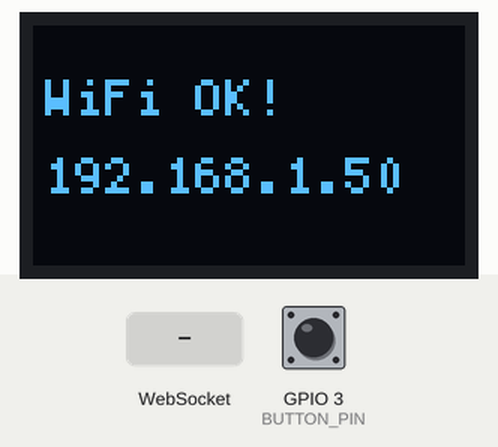
Simulated run of this sketch. Board: ESP32. Parts: 72×40 one-colour display. The inputs (shaded band) are chosen by the test bench; at power-on: GPIO 3 (BUTTON_PIN) HIGH. WiFi joins after 1.5 s; servers stay silent unless stated; what the sketch prints to the serial monitor is not drawn.

Above: at 2.1 s.
4.3 s: GPIO 3 (BUTTON_PIN) pulled LOW for 0.15 s
At 5.2 s:
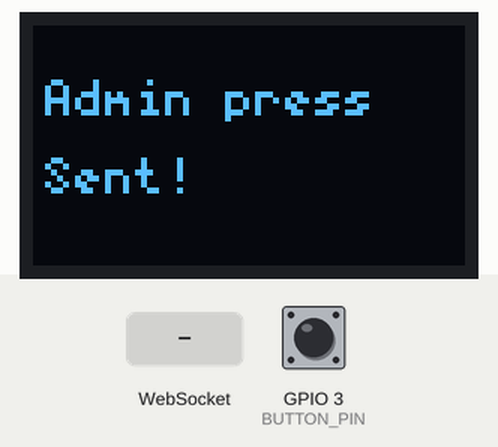
5.9 s: WebSocket text "1" received
At 6.4 s:
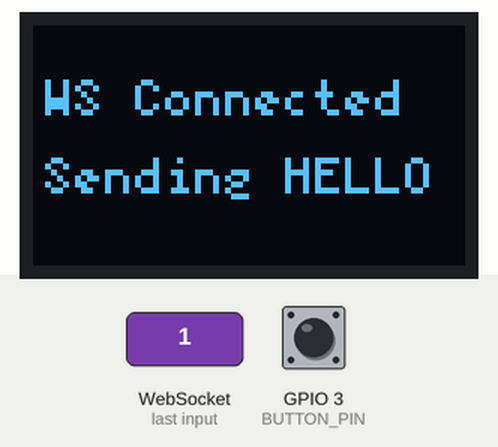
7.4 s: GPIO 3 (BUTTON_PIN) pulled LOW for 1 s
At 8.8 s:
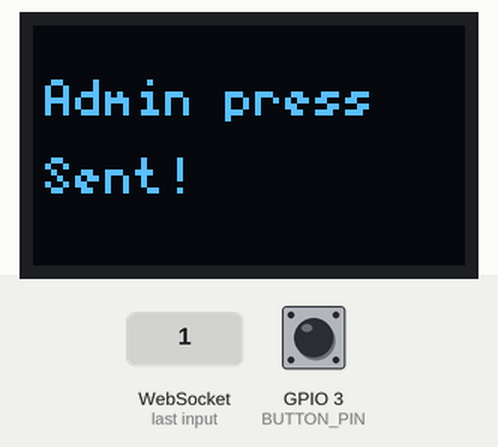
Timing chart, 0 to 10.4 s (numbered marks = the images above; inputs shaded):
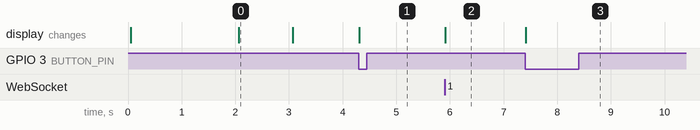

Measured:
- after the input at 4.3 s, the display: changes at once (image 1)
- after the input at 5.9 s, the display: changes at once (image 2)
- after the input at 7.4 s, the display: changes at once (image 3)
- what the display in image 0 shows lasts 1.0 s, from 2.1 s to 3.1 s

The sketch:

task9_10_admin.ino
```cpp
#include <WiFi.h>
#include <Wire.h>
#include <U8g2lib.h>
#include <WebSocketsClient.h>

// ───── WIFI ─────
const char* ssid     = "Clarissa";
const char* password = "clar1234";

// ───── SERVER ─────
const char* server_ip  = "172.20.10.3";
const int   server_port = 8081;

// ───── OLED (SW_I2C, SDA=5, SCL=6) ─────
U8G2_SSD1306_72X40_ER_F_SW_I2C u8g2(U8G2_R0, 6, 5, U8X8_PIN_NONE);

// ───── PINS ─────
#define BUTTON_PIN 3

// ───── WEBSOCKET ─────
WebSocketsClient webSocket;

// ───── BUTTON STATE ─────
bool lastButtonState = HIGH;
unsigned long lastPressTime = 0;

// ───── OLED HELPER ─────
void showMsg(const char* a, const char* b = "") {
  u8g2.clearBuffer();
  u8g2.setFont(u8g2_font_5x7_tr);
  u8g2.drawStr(2, 15, a);
  u8g2.drawStr(2, 28, b);
  u8g2.sendBuffer();
}

// ───── BIG LETTER DISPLAY ─────
void showBigLetter(const char* letter, const char* label) {
  u8g2.clearBuffer();
  u8g2.setFont(u8g2_font_fub30_tr); // big 30px font
  // Center the letter on the 72x40 screen
  int x = (72 - u8g2.getStrWidth(letter)) / 2;
  u8g2.drawStr(x, 36, letter);
  u8g2.sendBuffer();
}

// ───── WEBSOCKET EVENTS ─────
void webSocketEvent(WStype_t type, uint8_t* payload, size_t length) {
  switch (type) {

    case WStype_CONNECTED:
      Serial.println("WebSocket Connected");
      showMsg("WS Connected", "Sending HELLO");
      webSocket.sendTXT("{\"type\":\"HELLO\",\"role\":\"ADMIN\"}");
      break;

    case WStype_TEXT: {
      String msg = (char*)payload;
      Serial.println("Server: " + msg);

      // ── Task 10: LED commands → show W or L on OLED ──
      if (msg.indexOf("\"type\":\"LED\"") >= 0) {

        if (msg.indexOf("\"command\":\"WIN\"") >= 0) {
          showBigLetter("W", "CORRECT");

        } else if (msg.indexOf("\"command\":\"LOSE\"") >= 0) {
          showBigLetter("L", "WRONG");

        } else if (msg.indexOf("\"command\":\"OFF\"") >= 0) {
          showMsg("Admin Ready", "Press button");
        }

      // ── Task 9: state updates ──
      } else if (msg.indexOf("\"type\":\"STATE\"") >= 0) {

        if (msg.indexOf("\"state\":\"IDLE\"") >= 0) {
          showMsg("Admin Ready", "Press button");

        } else if (msg.indexOf("\"state\":\"QUESTION\"") >= 0) {
          showMsg("Question sent", "Press again");

        } else if (msg.indexOf("\"state\":\"BUZZABLE\"") >= 0) {
          showMsg("Buzzer open", "Waiting...");

        } else if (msg.indexOf("\"state\":\"ANSWERED\"") >= 0) {
          showMsg("Answered", "Press to cont.");
        }

      // ── Show who buzzed ──
      } else if (msg.indexOf("\"type\":\"BUZZED\"") >= 0) {
        int idx = msg.indexOf("\"name\":\"");
        if (idx >= 0) {
          int start = idx + 8;
          int end = msg.indexOf("\"", start);
          String name = msg.substring(start, end);
          showMsg("Buzzed:", name.c_str());
        } else {
          showMsg("Player buzzed!", "Pick answer");
        }
      }
      break;
    }

    case WStype_DISCONNECTED:
      Serial.println("WS Disconnected");
      showMsg("Disconnected", "Retrying...");
      break;
  }
}

// ───── SETUP ─────
void setup() {
  Serial.begin(115200);

  pinMode(BUTTON_PIN, INPUT_PULLUP);

  u8g2.begin();
  showMsg("Booting...");

  WiFi.mode(WIFI_STA);
  WiFi.setTxPower(WIFI_POWER_8_5dBm);
  WiFi.begin(ssid, password);
  showMsg("Connecting", "WiFi...");

  int attempts = 0;
  while (WiFi.status() != WL_CONNECTED) {
    delay(1000);
    Serial.print(".");
    attempts++;
    if (attempts > 20) {
      WiFi.disconnect();
      delay(1000);
      WiFi.begin(ssid, password);
      attempts = 0;
    }
  }

  Serial.println("\nWiFi OK");
  showMsg("WiFi OK!", WiFi.localIP().toString().c_str());
  delay(1000);

  webSocket.begin(server_ip, server_port, "/");
  webSocket.onEvent(webSocketEvent);
  webSocket.setReconnectInterval(2000);
  showMsg("Connecting", "Server...");
}

// ───── LOOP ─────
void loop() {
  webSocket.loop();

  // ── Task 9: admin button press → advance game state ──
  bool currentButtonState = digitalRead(BUTTON_PIN);

  if (lastButtonState == HIGH && currentButtonState == LOW) {
    unsigned long now = millis();
    if (now - lastPressTime > 200) {
      lastPressTime = now;
      Serial.println("Admin button pressed");
      webSocket.sendTXT("{\"type\":\"ADMIN\"}");
      showMsg("Admin press", "Sent!");
    }
  }

  lastButtonState = currentButtonState;
}
```
